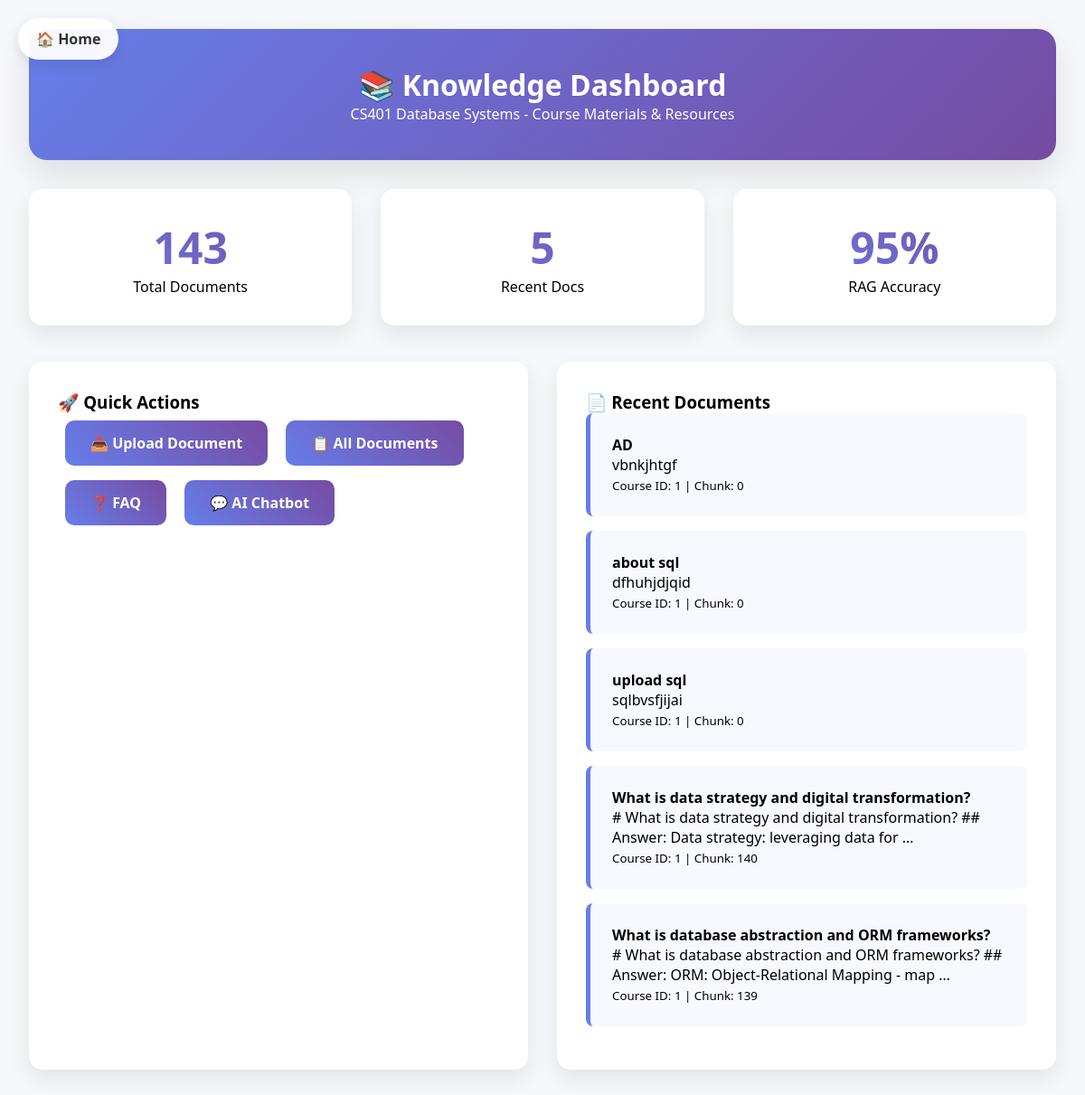
The page /knowledge/ (signed in) on the database its author committed.
### knowledge/models.py (models this page shows, shortened)
class Document(models.Model):
    title = models.CharField(max_length=255)
    content = models.TextField()
    course_id = models.IntegerField(default=401)  # CS401
    embedding = models.JSONField(null=True, blank=True, default=dict)
    chunk_id = models.IntegerField(null=True, blank=True)
    created_at = models.DateTimeField(default=timezone.now)
    class Meta:
        db_table = 'knowledge_document'

### knowledge/views.py (the view)
# urls.py: path('knowledge/', views.knowledge_dashboard, name='knowledge_dashboard'),
@login_required
def knowledge_dashboard(request):
    total_docs = Document.objects.filter(course_id=1).count()
    context = {
        'total_docs': total_docs,
        'recent_docs': Document.objects.filter(course_id=1).order_by('-created_at')[:5]
    }
    return render(request, 'knowledge/dashboard.html', context)

### templates/knowledge/dashboard.html (shortened to what this page needs)
<!DOCTYPE html>
<html>
<head>
</head>
<body>
    <a href="/" class="back-link">🏠 Home</a>
    <div class="container">
        <div class="header">
            <h1>📚 Knowledge Dashboard</h1>
            <p>CS401 Database Systems - Course Materials & Resources</p>
        </div>
        <div class="stats">
            <div class="stat-card">
                <div class="stat-number">{{ total_docs }}</div>
                <div>Total Documents</div>
            </div>
            <div class="stat-card">
                <div class="stat-number">{{ recent_docs|length }}</div>
                <div>Recent Docs</div>
            </div>
            <div class="stat-card">
                <div class="stat-number">95%</div>
                <div>RAG Accuracy</div>
            </div>
        </div>
        <div class="cards">
            <div class="card">
                <h3>🚀 Quick Actions</h3>
                <a href="{% url 'knowledge:upload' %}" class="btn">📤 Upload Document</a>
                <a href="{% url 'knowledge:documents' %}" class="btn">📋 All Documents</a>
                <a href="{% url 'knowledge:faq' %}" class="btn">❓ FAQ</a>
                <a href="/chat/" class="btn">💬 AI Chatbot</a>
            </div>
            <div class="card">
                <h3>📄 Recent Documents</h3>
                {% for doc in recent_docs %}
                    <div class="doc-item">
                        <strong>{{ doc.title }}</strong>
                        <p>{{ doc.content|truncatewords:15 }}</p>
                        <small>Course ID: {{ doc.course_id }} | Chunk: {{ doc.chunk_id|default:0 }}</small>
                    </div>
                {% empty %}
                    <div class="doc-item" style="text-align: center; color: #666;">
                        <p>No documents yet. <a href="{% url 'knowledge:upload' %}">Upload your first document!</a></p>
                    </div>
                {% endfor %}
            </div>
        </div>
    </div>
</body>
</html>

### templates/knowledge/dashboard.html (style rules this page uses)
* { margin: 0; padding: 0; box-sizing: border-box; }
body { font-family: 'Segoe UI', Tahoma, Geneva, Verdana, sans-serif; background: #f5f7fa; min-height: 100vh; }
.container { max-width: 1200px; margin: 0 auto; padding: 2rem; }
.header { background: linear-gradient(135deg, #667eea 0%, #764ba2 100%); color: white; padding: 2.5rem; border-radius: 20px; margin-bottom: 2rem; text-align: center; box-shadow: 0 15px 35px rgba(0,0,0,0.1); }
.stats { display: grid; grid-template-columns: repeat(auto-fit, minmax(220px, 1fr)); gap: 2rem; margin-bottom: 2.5rem; }
.stat-card { background: white; padding: 2rem; border-radius: 15px; box-shadow: 0 10px 25px rgba(0,0,0,0.08); text-align: center; transition: transform 0.3s; }
.stat-number { font-size: 3rem; font-weight: bold; background: linear-gradient(45deg, #667eea, #764ba2); -webkit-background-clip: text; -webkit-text-fill-color: transparent; background-clip: text; }
.cards { display: grid; grid-template-columns: repeat(auto-fit, minmax(320px, 1fr)); gap: 2rem; }
.card { background: white; padding: 2rem; border-radius: 15px; box-shadow: 0 10px 25px rgba(0,0,0,0.08); }
.btn { display: inline-block; padding: 14px 28px; background: linear-gradient(45deg, #667eea, #764ba2); color: white; text-decoration: none; border-radius: 10px; font-weight: 600; transition: all 0.3s; margin: 0.5rem; }
.doc-item { padding: 1.5rem; border-left: 5px solid #667eea; background: #f8f9ff; margin-bottom: 1rem; border-radius: 8px; }
.back-link { position: fixed; top: 20px; left: 20px; background: rgba(255,255,255,0.95); padding: 12px 20px; border-radius: 25px; text-decoration: none; color: #333; font-weight: 600; box-shadow: 0 5px 15px rgba(0,0,0,0.1); z-index: 1000; }

### rows shown on the page
Document: title "AD", content "vbnkjhtgf", course_id "1", chunk_id "0"
Document: title "about sql", content "dfhuhjdjqid", course_id "1", chunk_id "0"
Document: title "upload sql", content "sqlbvsfjijai", course_id "1", chunk_id "0"
Document: title "What is data strategy and digital transformation?", content "# What is data strategy and digital transformation? ## Answer: Data strategy: leveraging data for …", course_id "1", chunk_id "140"
Document: title "What is database abstraction and ORM frameworks?", content "# What is database abstraction and ORM frameworks? ## Answer: ORM: Object-Relational Mapping - map …", course_id "1", chunk_id "139"

### other values the page prints
{{ total_docs }} "143"
{{ recent_docs|length }} "5"
